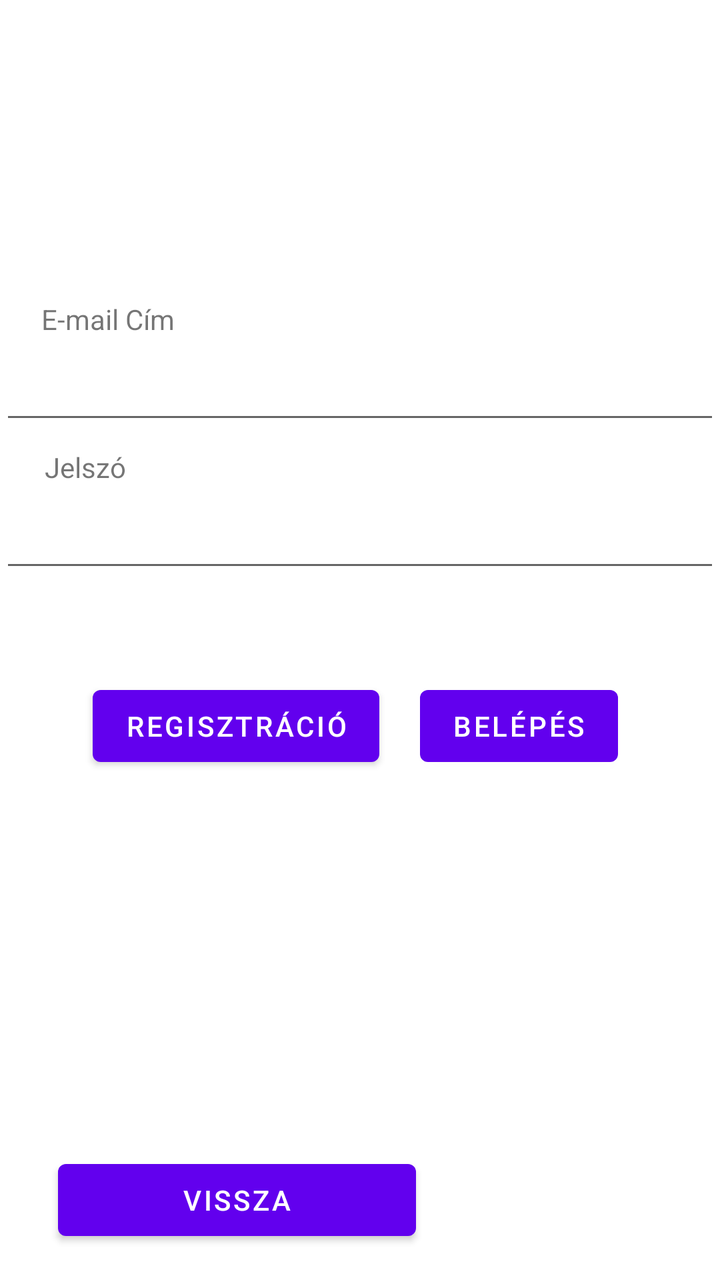
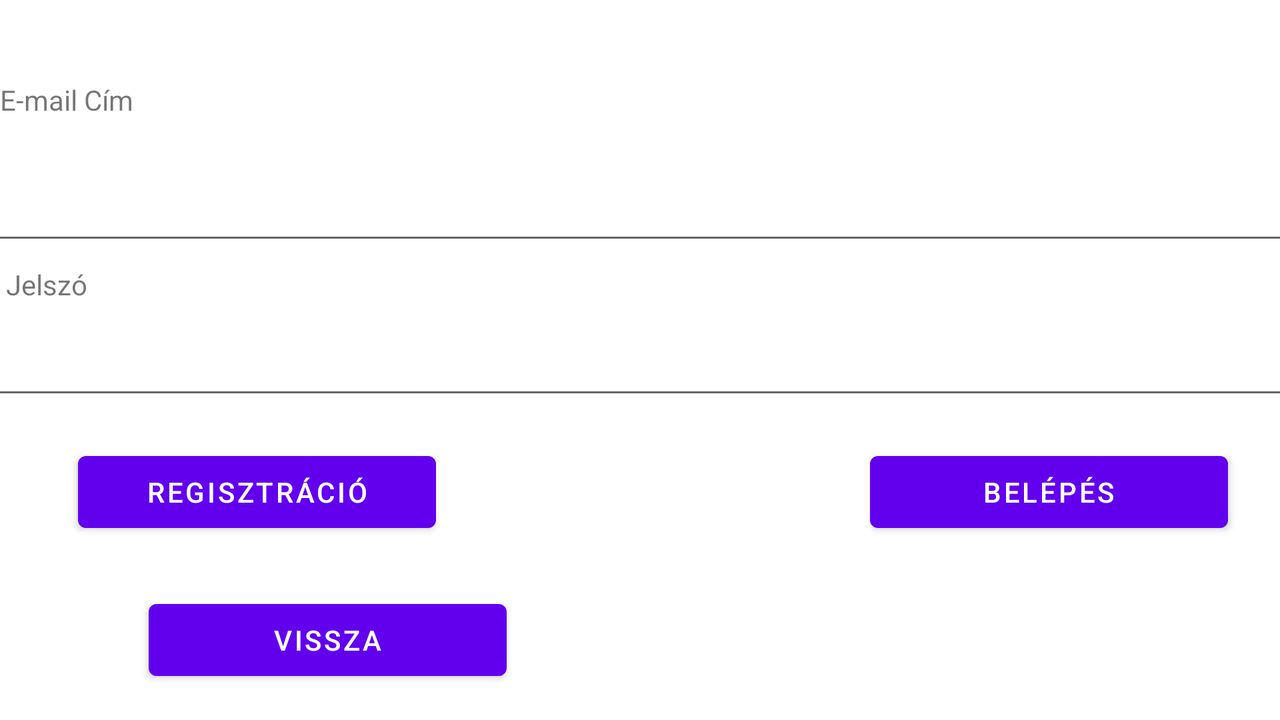

An Android layout and its configuration variant, each rendered on a device that would load it. The default file and the variant file are quoted in full after the pictures.
<!-- AndroidManifest.xml: application theme Theme.Etel4YourDoor -->
<!-- res/layout/activity_login.xml -->
<androidx.constraintlayout.widget.ConstraintLayout xmlns:android="http://schemas.android.com/apk/res/android"
    xmlns:app="http://schemas.android.com/apk/res-auto"
    xmlns:tools="http://schemas.android.com/tools"
    android:layout_width="match_parent"
    android:layout_height="match_parent"
    tools:context=".LoginActivity">

    <EditText

        android:id="@+id/editTextUserName"
        android:layout_width="match_parent"
        android:layout_height="wrap_content"
        android:layout_marginBottom="32dp"
        android:autofillHints="UserName"
        android:ems="10"
        android:inputType="text"
        android:minHeight="48dp"
        app:layout_constraintBottom_toBottomOf="parent"
        app:layout_constraintTop_toTopOf="parent"
        app:layout_constraintVertical_bias="0.302"
        tools:layout_editor_absoluteX="0dp" />

    <Button
        android:id="@+id/returnToMain"
        android:layout_width="179dp"
        android:layout_height="48dp"
        android:layout_marginBottom="16dp"
        android:onClick="returnToMain"
        android:text="@string/vissza"
        app:layout_constraintBottom_toBottomOf="parent"
        app:layout_constraintEnd_toEndOf="parent"
        app:layout_constraintHorizontal_bias="0.161"
        app:layout_constraintStart_toStartOf="parent" />

    <EditText
        android:id="@+id/editTextPassword"
        android:layout_width="match_parent"
        android:layout_height="wrap_content"
        android:layout_marginBottom="200dp"
        android:autofillHints="Password"
        android:ems="10"
        android:inputType="textPassword"
        android:minHeight="48dp"
        app:layout_constraintBottom_toBottomOf="parent"
        app:layout_constraintTop_toBottomOf="@+id/editTextUserName"
        app:layout_constraintVertical_bias="0.148"
        tools:layout_editor_absoluteX="0dp" />


    <Button
        android:id="@+id/loginButton"
        android:layout_width="wrap_content"
        android:layout_height="wrap_content"
        android:onClick="login"
        android:text="@string/login"
        app:layout_constraintBottom_toBottomOf="parent"
        app:layout_constraintEnd_toEndOf="parent"
        app:layout_constraintHorizontal_bias="0.805"
        app:layout_constraintStart_toStartOf="parent"
        app:layout_constraintTop_toBottomOf="@+id/editTextPassword"
        app:layout_constraintVertical_bias="0.16" />

    <Button
        android:id="@+id/registrationButton"
        android:layout_width="wrap_content"
        android:layout_height="wrap_content"
        android:onClick="registration"
        android:text="@string/register"
        app:layout_constraintBottom_toBottomOf="parent"
        app:layout_constraintEnd_toEndOf="parent"
        app:layout_constraintHorizontal_bias="0.214"
        app:layout_constraintStart_toStartOf="parent"
        app:layout_constraintTop_toBottomOf="@+id/editTextPassword"
        app:layout_constraintVertical_bias="0.16" />

    <TextView
        android:id="@+id/textView2"
        android:layout_width="wrap_content"
        android:layout_height="wrap_content"
        android:labelFor="@+id/editTextUserName"
        android:text="@string/email_addr"
        app:layout_constraintBottom_toTopOf="@+id/editTextUserName"
        app:layout_constraintEnd_toEndOf="parent"
        app:layout_constraintHorizontal_bias="0.07"
        app:layout_constraintStart_toStartOf="parent" />

    <TextView
        android:labelFor="@+id/editTextPassword"
        android:id="@+id/textView3"
        android:layout_width="wrap_content"
        android:layout_height="wrap_content"
        android:text="@string/password"
        app:layout_constraintBottom_toTopOf="@+id/editTextPassword"
        app:layout_constraintEnd_toEndOf="parent"
        app:layout_constraintHorizontal_bias="0.07"
        app:layout_constraintStart_toStartOf="parent" />

</androidx.constraintlayout.widget.ConstraintLayout>
<!-- resources referenced by this layout -->
<resources>
  <string name="email_addr">E-mail Cím</string>
  <string name="login">Belépés</string>
  <string name="password">Jelszó</string>
  <string name="register">Regisztráció</string>
  <string name="vissza">Vissza</string>
  <style name="Theme.Etel4YourDoor" parent="Theme.MaterialComponents.DayNight.DarkActionBar">
          
          <item name="colorPrimary">@color/purple_500</item>
          <item name="colorPrimaryVariant">@color/purple_700</item>
          <item name="colorOnPrimary">@color/white</item>
          
          <item name="colorSecondary">@color/teal_200</item>
          <item name="colorSecondaryVariant">@color/teal_700</item>
          <item name="colorOnSecondary">@color/black</item>
          
          <item name="android:statusBarColor">?attr/colorPrimaryVariant</item>
          
      </style>
</resources>
<!-- res/layout-land/activity_login.xml (the repository's variant of the layout above) -->
<!-- drawn on the phone turned sideways -->
<androidx.constraintlayout.widget.ConstraintLayout xmlns:android="http://schemas.android.com/apk/res/android"
    xmlns:app="http://schemas.android.com/apk/res-auto"
    xmlns:tools="http://schemas.android.com/tools"
    android:layout_width="match_parent"
    android:layout_height="match_parent"
    tools:context=".LoginActivity">

    <EditText
        android:id="@+id/editTextUserName"
        android:layout_width="727dp"
        android:layout_height="68dp"
        android:layout_marginBottom="32dp"
        android:autofillHints="UserName"
        android:ems="10"
        android:inputType="textEmailAddress"
        app:layout_constraintBottom_toBottomOf="parent"
        app:layout_constraintEnd_toEndOf="parent"
        app:layout_constraintStart_toStartOf="parent"
        app:layout_constraintTop_toTopOf="parent"
        app:layout_constraintVertical_bias="0.228" />

    <EditText
        android:id="@+id/editTextPassword"
        android:layout_width="724dp"
        android:layout_height="53dp"
        android:layout_marginBottom="16dp"
        android:autofillHints="Password"
        android:ems="10"
        android:inputType="textPassword"
        app:layout_constraintBottom_toBottomOf="parent"
        app:layout_constraintEnd_toEndOf="parent"
        app:layout_constraintStart_toStartOf="parent"
        app:layout_constraintTop_toBottomOf="@+id/editTextUserName"
        app:layout_constraintVertical_bias="0.148" />

    <Button
        android:id="@+id/loginButton"
        android:layout_width="179dp"
        android:layout_height="48dp"
        android:onClick="login"
        android:text="@string/login"
        app:layout_constraintBottom_toBottomOf="parent"
        app:layout_constraintEnd_toEndOf="@+id/editTextPassword"
        app:layout_constraintHorizontal_bias="0.865"
        app:layout_constraintStart_toStartOf="parent"
        app:layout_constraintTop_toBottomOf="@+id/editTextPassword"
        app:layout_constraintVertical_bias="0.16" />


    <Button
        android:id="@+id/returnToMain"
        android:layout_width="179dp"
        android:layout_height="48dp"
        android:layout_marginBottom="16dp"
        android:onClick="returnToMain"
        android:text="@string/vissza"
        app:layout_constraintBottom_toBottomOf="parent"
        app:layout_constraintEnd_toEndOf="parent"
        app:layout_constraintHorizontal_bias="0.161"
        app:layout_constraintStart_toStartOf="parent" />

    <Button
        android:id="@+id/registrationButton"
        android:layout_width="179dp"
        android:layout_height="48dp"
        android:onClick="registration"
        android:text="@string/register"
        app:layout_constraintBottom_toBottomOf="parent"
        app:layout_constraintEnd_toEndOf="parent"
        app:layout_constraintHorizontal_bias="0.161"
        app:layout_constraintStart_toStartOf="@+id/editTextPassword"
        app:layout_constraintTop_toBottomOf="@+id/editTextPassword"
        app:layout_constraintVertical_bias="0.163" />

    <TextView
        android:id="@+id/textView2"
        android:layout_width="wrap_content"
        android:layout_height="wrap_content"
        android:labelFor="@+id/editTextUserName"
        android:text="@string/email_addr"
        app:layout_constraintBottom_toTopOf="@+id/editTextUserName"
        app:layout_constraintEnd_toEndOf="parent"
        app:layout_constraintHorizontal_bias="0.07"
        app:layout_constraintStart_toStartOf="@+id/editTextUserName" />

    <TextView
        android:id="@+id/textView3"
        android:layout_width="wrap_content"
        android:layout_height="wrap_content"
        android:labelFor="@+id/editTextPassword"
        android:text="@string/password"
        app:layout_constraintBottom_toTopOf="@+id/editTextPassword"
        app:layout_constraintEnd_toEndOf="parent"
        app:layout_constraintHorizontal_bias="0.07"
        app:layout_constraintStart_toStartOf="@+id/editTextPassword" />

</androidx.constraintlayout.widget.ConstraintLayout>
